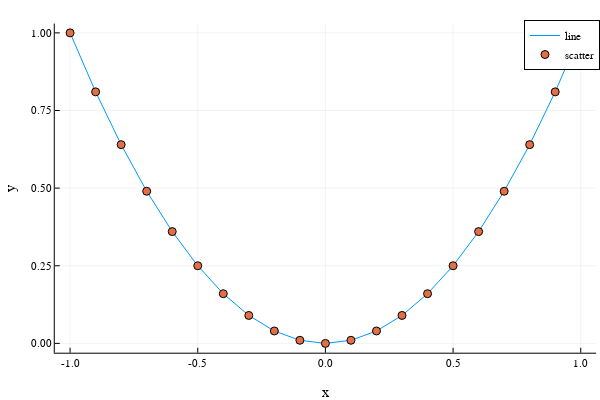

Notebook cell for this chart:
### Markdown cell above
#### 8.2 
Execute the following code

### Code cell
plot(x, y, label="line")
scatter!(x, y, label="scatter")
xlabel!("x")
ylabel!("y")

### Figure 1 — Plotly figure (JSON) as saved in the notebook; plotly's stock layout.template omitted (floating-point values rounded to 4 significant figures)
{"data": [{"colorbar": {"len": 0.9143, "title": "", "x": 0.9934, "y": 0.533}, "legendgroup": "line", "line": {"color": "rgba(0, 154, 250, 1.000)", "dash": "solid", "shape": "linear", "width": 1}, "mode": "lines", "name": "line", "showlegend": true, "type": "scatter", "x": [-1, -0.9, -0.8, -0.7, -0.6, -0.5, -0.4, -0.3, -0.2, -0.1, 0, 0.1, 0.2, 0.3, 0.4, 0.5, 0.6, 0.7, 0.8, 0.9, 1], "xaxis": "x", "y": [1, 0.81, 0.64, 0.49, 0.36, 0.25, 0.16, 0.09, 0.04, 0.01, 0, 0.01, 0.04, 0.09, 0.16, 0.25, 0.36, 0.49, 0.64, 0.81, 1], "yaxis": "y"}, {"colorbar": {"len": 0.9143, "title": "", "x": 0.9934, "y": 0.533}, "legendgroup": "scatter", "marker": {"color": "rgba(227, 111, 71, 1.000)", "line": {"color": "rgba(0, 0, 0, 1.000)", "width": 1}, "size": 8, "symbol": "circle"}, "mode": "markers", "name": "scatter", "showlegend": true, "type": "scatter", "x": [-1, -0.9, -0.8, -0.7, -0.6, -0.5, -0.4, -0.3, -0.2, -0.1, 0, 0.1, 0.2, 0.3, 0.4, 0.5, 0.6, 0.7, 0.8, 0.9, 1], "xaxis": "x", "y": [1, 0.81, 0.64, 0.49, 0.36, 0.25, 0.16, 0.09, 0.04, 0.01, 0, 0.01, 0.04, 0.09, 0.16, 0.25, 0.36, 0.49, 0.64, 0.81, 1], "yaxis": "y"}], "layout": {"annotations": [], "height": 400, "legend": {"bgcolor": "rgba(255, 255, 255, 1.000)", "bordercolor": "rgba(0, 0, 0, 1.000)", "borderwidth": 1, "font": {"color": "rgba(0, 0, 0, 1.000)", "family": "sans-serif", "size": 11}, "title": {"font": {"color": "rgba(0, 0, 0, 1.000)", "family": "sans-serif", "size": 15}, "text": ""}, "tracegroupgap": 0, "traceorder": "normal", "x": 1, "xanchor": "auto", "y": 1, "yanchor": "auto"}, "margin": {"b": 20, "l": 0, "r": 0, "t": 20}, "paper_bgcolor": "rgba(255, 255, 255, 1.000)", "plot_bgcolor": "rgba(255, 255, 255, 1.000)", "showlegend": true, "width": 600, "xaxis": {"anchor": "y", "domain": [0.09128, 0.9934], "gridcolor": "rgba(0, 0, 0, 0.100)", "gridwidth": 0.5, "linecolor": "rgba(0, 0, 0, 1.000)", "mirror": false, "range": [-1.06, 1.06], "showgrid": true, "showline": true, "showticklabels": true, "tickangle": 0, "tickcolor": "rgb(0, 0, 0)", "tickfont": {"color": "rgba(0, 0, 0, 1.000)", "family": "sans-serif", "size": 11}, "tickmode": "array", "ticks": "inside", "ticktext": ["-1.0", "-0.5", "0.0", "0.5", "1.0"], "tickvals": [-1, -0.5, 0, 0.5, 1], "title": "x", "titlefont": {"color": "rgba(0, 0, 0, 1.000)", "family": "sans-serif", "size": 15}, "type": "-", "visible": true, "zeroline": false, "zerolinecolor": "rgba(0, 0, 0, 1.000)"}, "yaxis": {"anchor": "x", "domain": [0.07581, 0.9902], "gridcolor": "rgba(0, 0, 0, 0.100)", "gridwidth": 0.5, "linecolor": "rgba(0, 0, 0, 1.000)", "mirror": false, "range": [-0.03, 1.03], "showgrid": true, "showline": true, "showticklabels": true, "tickangle": 0, "tickcolor": "rgb(0, 0, 0)", "tickfont": {"color": "rgba(0, 0, 0, 1.000)", "family": "sans-serif", "size": 11}, "tickmode": "array", "ticks": "inside", "ticktext": ["0.00", "0.25", "0.50", "0.75", "1.00"], "tickvals": [0, 0.25, 0.5, 0.75, 1], "title": "y", "titlefont": {"color": "rgba(0, 0, 0, 1.000)", "family": "sans-serif", "size": 15}, "type": "-", "visible": true, "zeroline": false, "zerolinecolor": "rgba(0, 0, 0, 1.000)"}}}
